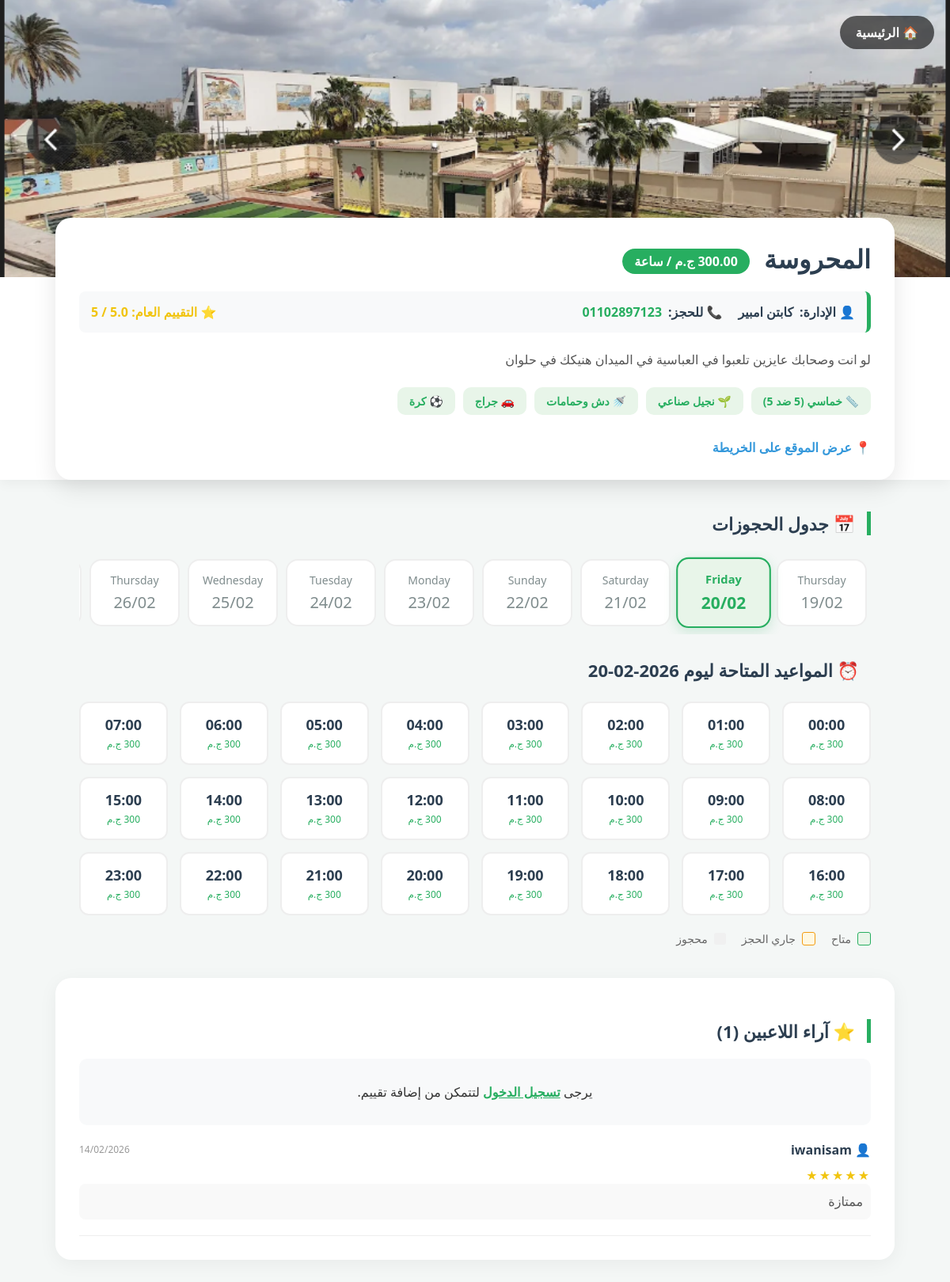
The app's page /pitch/1/?date=2026-02-20 with its own data.
### bookings/models.py (models this page shows, shortened)
class Pitch(models.Model):
    SIZE_CHOICES = [
        ('5x5', 'خماسي (5 ضد 5)'),
        ('7x7', 'سباعي (7 ضد 7)'),
        ('11x11', 'قانوني (11 ضد 11)'),
    ]
    FLOOR_CHOICES = [
        ('Artificial', 'نجيل صناعي'),
        ('Natural', 'نجيل طبيعي'),
        ('Tartan', 'ترتان / مطاط'),
    ]
    name = models.CharField(max_length=100, verbose_name="اسم الملعب")
    price_per_hour = models.DecimalField(max_digits=10, decimal_places=2, verbose_name="سعر الساعة الأساسي")
    image = models.ImageField(upload_to='pitch_images/', blank=True, null=True, verbose_name="صورة الملعب")
    location = models.CharField(max_length=200, blank=True, verbose_name="العنوان نصياً")
    google_map_link = models.URLField(blank=True, null=True, verbose_name="رابط جوجل ماب")
    description = models.TextField(blank=True, verbose_name="وصف ومميزات الملعب")
    phone_number = models.CharField(max_length=15, blank=True, verbose_name="رقم الملعب")
    owner_name = models.CharField(max_length=100, blank=True, verbose_name="اسم صاحب الملعب")
    latitude = models.FloatField(blank=True, null=True, verbose_name="خط العرض (Latitude)")
    longitude = models.FloatField(blank=True, null=True, verbose_name="خط الطول (Longitude)")
    size = models.CharField(max_length=10, choices=SIZE_CHOICES, default='5x5', verbose_name="حجم الملعب")
    floor_type = models.CharField(max_length=20, choices=FLOOR_CHOICES, default='Artificial', verbose_name="نوع الأرضية")
    has_showers = models.BooleanField(default=False, verbose_name="يوجد حمامات/دش")
    has_parking = models.BooleanField(default=False, verbose_name="يوجد جراج")
    has_ball = models.BooleanField(default=True, verbose_name="توفر كرة")
    has_bibs = models.BooleanField(default=False, verbose_name="توفر ماركرات (صديري)")
    class Meta:
        verbose_name = "ملعب"
        verbose_name_plural = "الملاعب"

class Review(models.Model):
    pitch = models.ForeignKey(Pitch, related_name='reviews', on_delete=models.CASCADE, verbose_name="الملعب")
    user = models.ForeignKey(User, on_delete=models.CASCADE, verbose_name="المستخدم")
    rating = models.IntegerField(default=5, verbose_name="التقييم (من 5)")
    comment = models.TextField(blank=True, null=True, verbose_name="التعليق")
    created_at = models.DateTimeField(auto_now_add=True)
    class Meta:
        verbose_name = "تقييم"
        verbose_name_plural = "التقييمات"
        ordering = ['-created_at']

### bookings/views.py (the view, shortened to what this page needs)
# urls.py: path('pitch/<int:pitch_id>/', views.pitch_detail, name='pitch_detail'),
def pitch_detail(request, pitch_id):
    pitch = get_object_or_404(Pitch, id=pitch_id)
    average_rating = pitch.reviews.aggregate(Avg('rating'))['rating__avg'] or 0
    reviews = pitch.reviews.all()
    date_str = request.GET.get('date')
    try: selected_date = datetime.strptime(date_str, '%Y-%m-%d').date()
    except: selected_date = datetime.now().date()
    active_bookings = Booking.objects.filter(
        pitch=pitch, date=selected_date
    ).exclude(status='Cancelled')
    hours_status_map = {int(b.time.split(':')[0]): b.status for b in active_bookings}
    hours_schedule = []
    current_hour = datetime.now().hour
    is_today = (selected_date == datetime.now().date())
    for i in range(24):
        status = hours_status_map.get(i) # هترجع 'Confirmed' أو 'Pending' أو None
        is_past = is_today and i <= current_hour
        hour_price = pitch.price_per_hour
        special_price = PitchPricing.objects.filter(
            pitch=pitch, start_hour__lte=i, end_hour__gt=i
        ).filter(Q(specific_date=selected_date) | Q(specific_date__isnull=True)).order_by('price').first()
        if special_price: hour_price = special_price.price
        hours_schedule.append({
            'hour_display': f"{i:02d}:00",
            'hour_value': i,
            'status': status,      # هنا التغيير المهم: بنبعت الحالة نفسها
            'is_past': is_past,
            'price': hour_price
        })
    days_list = [{'full_date': (datetime.now().date() + timedelta(days=i)).strftime('%Y-%m-%d'),
                  'day_name': (datetime.now().date() + timedelta(days=i)).strftime('%A'),
                  'display': (datetime.now().date() + timedelta(days=i)).strftime('%d/%m')} for i in range(14)]
    related_pitches = Pitch.objects.filter(location=pitch.location).exclude(id=pitch.id)[:3]
    return render(request, 'pitch_detail.html', {
        'pitch': pitch, 'days_list': days_list, 'selected_date': selected_date.strftime('%Y-%m-%d'),
        'hours_schedule': hours_schedule, 'reviews': reviews, 'average_rating': round(average_rating, 1),
        'review_count': reviews.count(), 'related_pitches': related_pitches
    })

### bookings/templates/pitch_detail.html (shortened to what this page needs)
<!DOCTYPE html>
<html dir="rtl" lang="ar">
<head>
</head>
<body>
    <div class="pitch-header">
        <a href="{% url 'home' %}" class="back-btn">🏠 الرئيسية</a>
        {% if pitch.image %}
            <img src="{{ pitch.image.url }}" alt="{{ pitch.name }}" class="cover-image">
        {% else %}
            <div class="cover-image" style="background: linear-gradient(45deg, #2c3e50, #27ae60); display: flex; align-items: center; justify-content: center; color: white; font-size: 80px;">⚽</div>
        {% endif %}
        <div class="pitch-info">
            <div class="pitch-title">
                <h1>{{ pitch.name }} <span class="price-tag">{{ pitch.price_per_hour }} ج.م / ساعة</span></h1>
            </div>
            <div class="owner-box">
                <div class="owner-info">
                    👤 الإدارة: <span>{{ pitch.owner_name|default:"إدارة الملعب" }}</span>
                </div>
                {% if pitch.phone_number %}
                <div class="owner-info">
                    📞 للحجز: <a href="tel:{{ pitch.phone_number }}">{{ pitch.phone_number }}</a>
                </div>
                {% endif %}
                <div class="owner-info" style="margin-right: auto; color: var(--star);">
                    ⭐ التقييم العام: {{ average_rating }} / 5
                </div>
            </div>
            <p class="description">
                {{ pitch.description|default:"لا يوجد وصف إضافي لهذا الملعب حالياً." }}
            </p>
            <div class="features">
                <div class="feature-badge">📏 {{ pitch.get_size_display }}</div>
                <div class="feature-badge">🌱 {{ pitch.get_floor_type_display }}</div>
                {% if pitch.has_showers %}<div class="feature-badge">🚿 دش وحمامات</div>{% endif %}
                {% if pitch.has_parking %}<div class="feature-badge">🚗 جراج</div>{% endif %}
                {% if pitch.has_ball %}<div class="feature-badge">⚽ كرة</div>{% endif %}
            </div>
            {% if pitch.google_map_link %}
                <a href="{{ pitch.google_map_link }}" target="_blank" style="display: inline-block; color: #3498db; font-weight: bold; text-decoration: none; margin-top: 10px;">📍 عرض الموقع على الخريطة</a>
            {% endif %}
        </div>
    </div>
    <div class="container">
        <h3 class="section-title">📅 جدول الحجوزات</h3>
        <div class="days-wrapper">
            {% for day in days_list %}
            <a href="?date={{ day.full_date }}" class="day-card {% if selected_date == day.full_date %}active{% endif %}">
                <span class="day-name">{{ day.day_name }}</span>
                <span class="day-date">{{ day.display }}</span>
            </a>
            {% endfor %}
        </div>
        <h3 class="section-title" style="margin-top: 30px; border: none;">⏰ المواعيد المتاحة ليوم {{ selected_date }}</h3>
        <div class="schedule-grid">
            {% for hour in hours_schedule %}
                {% if hour.status == 'Confirmed' %}
                    <div class="time-slot booked">
                        <span class="slot-time">{{ hour.hour_display }}</span>
                    </div>
                {% elif hour.status == 'Pending' %}
                    <div class="time-slot pending">
                        <span class="slot-time">{{ hour.hour_display }}</span>
                    </div>
                {% elif hour.is_past %}
                    <div class="time-slot past">
                        <span class="slot-time">{{ hour.hour_display }}</span>
                    </div>
                {% else %}
                    <a href="{% url 'booking_confirm' pitch.id hour.hour_value %}?date={{ selected_date }}" class="time-slot available">
                        <span class="slot-time">{{ hour.hour_display }}</span>
                        <span style="font-size: 12px; color: var(--primary);">
                            {% if hour.price %}
                                {{ hour.price|floatformat:0 }} ج.م
                            {% else %}
                                احجز
                            {% endif %}
                        </span>
                    </a>
                {% endif %}
            {% endfor %}
        </div>
        <div style="margin-top: 20px; display: flex; gap: 20px; font-size: 14px; color: #666; flex-wrap: wrap;">
            <div style="display: flex; align-items: center; gap: 8px;"><span style="width: 15px; height: 15px; background: #e8f5e9; border: 1px solid var(--primary); border-radius: 3px;"></span> متاح</div>
            <div style="display: flex; align-items: center; gap: 8px;"><span style="width: 15px; height: 15px; background: #fff8e1; border: 1px solid #f39c12; border-radius: 3px;"></span> جاري الحجز</div>
            <div style="display: flex; align-items: center; gap: 8px;"><span style="width: 15px; height: 15px; background: #f0f0f0; border-radius: 3px;"></span> محجوز</div>
        </div>
    </div>
    <div class="container rating-box">
        <h3 class="section-title">⭐ آراء اللاعبين ({{ review_count }})</h3>
        {% if user.is_authenticated %}
        <form method="POST" style="background: #fcfcfc; padding: 20px; border-radius: 15px; border: 1px solid #eee; margin-bottom: 30px;">
            {% csrf_token %}
            <h4 style="margin-top: 0; color: var(--dark);">شاركنا تجربتك:</h4>
            <div class="star-rating">
                <input type="radio" name="rating" id="star5" value="5"><label for="star5">★</label>
                <input type="radio" name="rating" id="star4" value="4"><label for="star4">★</label>
                <input type="radio" name="rating" id="star3" value="3"><label for="star3">★</label>
                <input type="radio" name="rating" id="star2" value="2"><label for="star2">★</label>
                <input type="radio" name="rating" id="star1" value="1"><label for="star1">★</label>
            </div>
            <textarea name="comment" placeholder="كيف كانت حالة الملعب؟ هل الخدمات جيدة؟" rows="3" style="width: 100%; padding: 12px; border-radius: 8px; border: 1px solid #ddd; resize: vertical; box-sizing: border-box;"></textarea>
            <button type="submit" style="background: var(--dark); color: white; border: none; padding: 10px 25px; border-radius: 8px; font-weight: bold; margin-top: 10px; cursor: pointer;">نشر التقييم</button>
        </form>
        {% else %}
            <div style="background: #f8f9fa; padding: 15px; border-radius: 10px; text-align: center;">
                <p>يرجى <a href="{% url 'login' %}" style="color: var(--primary); font-weight: bold;">تسجيل الدخول</a> لتتمكن من إضافة تقييم.</p>
            </div>
        {% endif %}
        {% for review in reviews %}
        <div class="review-item">
            <div class="review-header">
                <span class="review-user">👤 {{ review.user.username }}</span>
                <span class="review-date">{{ review.created_at|date:"d/m/Y" }}</span>
            </div>
            <div class="review-stars">
                {% if review.rating == 5 %}★★★★★{% endif %}
            </div>
            <p class="review-text">{{ review.comment }}</p>
        </div>
        {% empty %}
            <p style="text-align: center; color: #999; padding: 20px;">لا توجد تقييمات بعد. كن أول من يقيم!</p>
        {% endfor %}
    </div>
</body>
</html>

### bookings/templates/pitch_detail.html (style rules this page uses)
:root { --primary: #27ae60; --dark: #2c3e50; --light: #f4f7f6; --white: #ffffff; --grey: #bdc3c7; --booked: #e74c3c; --star: #f1c40f; --pending: #f39c12; }
body { font-family: 'Segoe UI', Tahoma, Geneva, Verdana, sans-serif; background-color: var(--light); margin: 0; padding: 0; color: #333; }
.pitch-header { position: relative; background: var(--white); margin-bottom: 20px; box-shadow: 0 4px 15px rgba(0,0,0,0.05); }
.cover-image { width: 100%; height: 350px; object-fit: cover; background-color: #ddd; }
.pitch-info { max-width: 1000px; margin: -80px auto 0; position: relative; background: white; padding: 30px; border-radius: 20px; box-shadow: 0 10px 30px rgba(0,0,0,0.1); width: 90%; }
.pitch-title h1 { margin: 0 0 10px 0; color: var(--dark); font-size: 32px; }
.price-tag { background: var(--primary); color: white; padding: 5px 15px; border-radius: 50px; font-size: 16px; font-weight: bold; vertical-align: middle; margin-right: 10px; }
.owner-box { background: #f8f9fa; border-right: 5px solid var(--primary); padding: 15px; border-radius: 8px; margin: 20px 0; display: flex; flex-wrap: wrap; gap: 20px; align-items: center; }
.owner-info { display: flex; align-items: center; gap: 8px; font-weight: bold; color: var(--dark); }
.owner-info a { color: var(--primary); text-decoration: none; }
.features { display: flex; gap: 10px; flex-wrap: wrap; margin: 20px 0; }
.feature-badge { background: #e8f5e9; color: var(--primary); padding: 8px 15px; border-radius: 10px; font-size: 14px; font-weight: 600; }
.description { color: #555; line-height: 1.8; margin-bottom: 20px; font-size: 16px; }
.container { max-width: 1000px; margin: 40px auto; padding: 0 20px; }
.section-title { margin-bottom: 20px; color: var(--dark); border-right: 5px solid var(--primary); padding-right: 15px; font-size: 22px; }
.days-wrapper { display: flex; gap: 10px; overflow-x: auto; padding: 10px 5px; scrollbar-width: none; -webkit-overflow-scrolling: touch; }
.day-card { flex: 0 0 auto; width: 90px; text-align: center; padding: 15px 10px; border: 2px solid #eee; border-radius: 15px; text-decoration: none; color: #7f8c8d; background: white; transition: 0.3s; }
.day-card.active { border-color: var(--primary); background: #e8f5e9; color: var(--primary); transform: scale(1.05); font-weight: bold; box-shadow: 0 5px 15px rgba(39, 174, 96, 0.2); }
.day-name { display: block; font-size: 14px; margin-bottom: 5px; }
.day-date { font-size: 20px; }
.schedule-grid { display: grid; grid-template-columns: repeat(auto-fill, minmax(110px, 1fr)); gap: 15px; margin-top: 25px; }
.time-slot { background: white; border: 2px solid #eee; border-radius: 12px; padding: 15px 0; text-align: center; text-decoration: none; color: var(--dark); transition: 0.2s; position: relative; overflow: hidden; }
.slot-time { font-size: 18px; font-weight: bold; display: block; }
.rating-box { background: white; padding: 30px; border-radius: 20px; margin-top: 40px; box-shadow: 0 5px 25px rgba(0,0,0,0.05); }
.review-item { border-bottom: 1px solid #eee; padding: 20px 0; }
.review-header { display: flex; justify-content: space-between; align-items: center; margin-bottom: 10px; }
.review-user { font-weight: bold; color: var(--dark); display: flex; align-items: center; gap: 8px; }
.review-stars { color: var(--star); letter-spacing: 2px; }
.review-date { font-size: 12px; color: #999; }
.review-text { color: #555; line-height: 1.6; margin: 0; background: #f9f9f9; padding: 10px; border-radius: 8px; }
.back-btn { position: absolute; top: 20px; right: 20px; background: rgba(0,0,0,0.6); color: white; padding: 10px 20px; border-radius: 30px; text-decoration: none; font-weight: bold; z-index: 10; }

### records on screen
Pitch: image (picture), name "المحروسة", price_per_hour "300.00", owner_name "كابتن امبير", phone_number "01102897123", description "لو انت وصحابك عايزين تلعبوا في العباسية في الميدان هنيكك في حلوان", size "خماسي (5 ضد 5)", floor_type "نجيل صناعي", price "300" "300" "300" "300" "300" "300" "300" "300" "300" "300" "300" "300" "300" "300" "300" "300" "300" "300" "300" "300" "300"
Review: user.username "iwanisam", created_at "14/02/2026", comment "ممتازة"

### other values on screen
{{ average_rating }} "5.0"
{{ day.day_name }} "Thursday" "Friday" "Saturday" "Sunday" "Monday" "Tuesday" "Wednesday" "Thursday"
{{ day.display }} "19/02" "20/02" "21/02" "22/02" "23/02" "24/02" "25/02" "26/02"
{{ selected_date }} "2026-02-20"
{{ hour.hour_display }} "00:00" "01:00" "02:00" "03:00" "04:00" "05:00" "06:00" "07:00" "08:00" "09:00" "10:00" "11:00" "12:00" "13:00" "14:00" "15:00" "16:00" "17:00" "18:00" "19:00" "20:00" "21:00" "22:00" "23:00"
{{ review_count }} "1"
